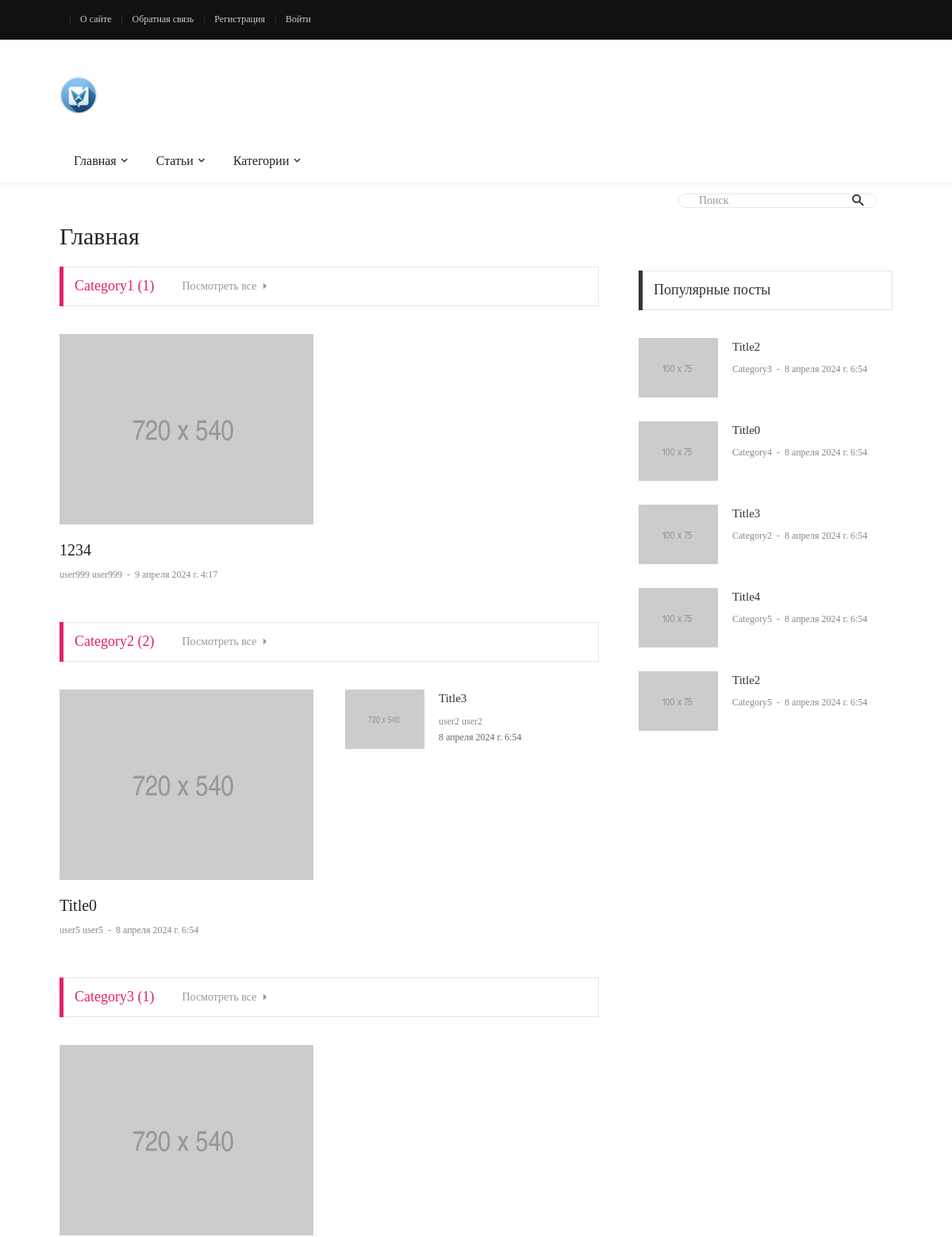
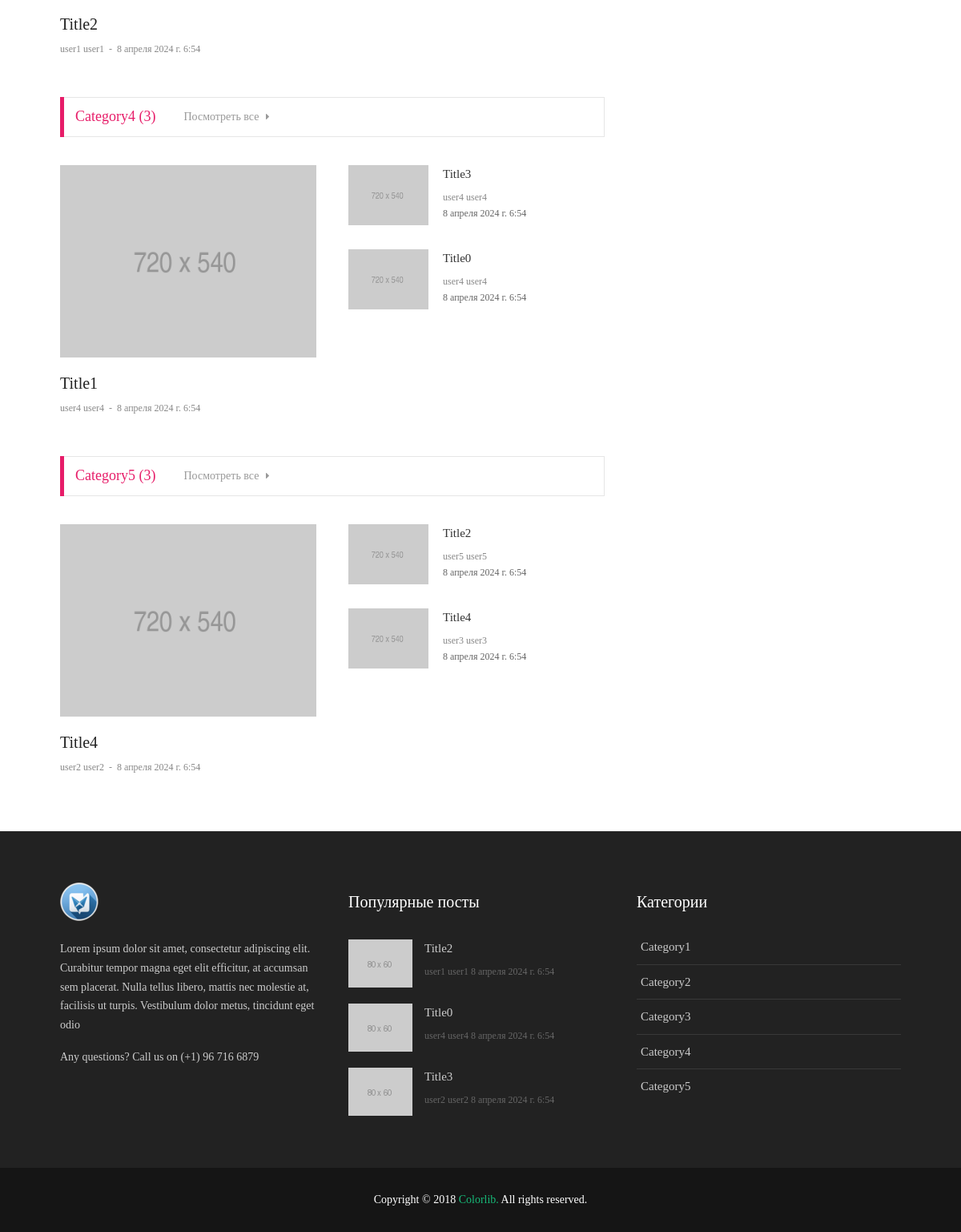
The page / on the database its author committed (2 pictures, top to bottom).
### blog/models.py (models this page shows, shortened)
class Category(models.Model):
    title = models.CharField(max_length=100, verbose_name='Название')
    description = RichTextField(verbose_name='Описание', null=True, blank=True)
    views = models.IntegerField(default=0, verbose_name='Просмотры')
    class Meta:
        ordering = ['id']
        verbose_name = 'Категория'
        verbose_name_plural = 'Категории'
    @property
    def url_name(self):
        return "home"

class Article(models.Model):
    title = models.CharField(max_length=25, verbose_name='Заголовок')
    description = models.TextField(max_length=255, verbose_name='Описание', null=True, blank=True)
    content = RichTextField(verbose_name='Содержание', null=True, blank=True)
    author = models.ForeignKey(get_user_model(), on_delete=models.CASCADE, verbose_name='Автор')
    category = models.ForeignKey(Category, on_delete=models.SET_NULL, verbose_name='Категория', null=True)
    tags = models.ManyToManyField(Tag, verbose_name='Теги', blank=True)
    views = models.IntegerField(default=0, verbose_name='Просмотры')
    is_published = models.BooleanField(default=False, verbose_name='Опубликовано')
    date_published = models.DateTimeField(auto_now_add=True, verbose_name='Дата публикации')
    change_date = models.DateTimeField(auto_now=True, verbose_name='Дата изменения')
    image = models.FileField(upload_to='images/', verbose_name='Превью', null=True, blank=True)
    fields = ['title', 'content', 'category', 'views']
    class Meta:
        ordering = ['-change_date']
        verbose_name = 'Статья'
        verbose_name_plural = 'Статьи'
    @admin.display(description="Автор")
    def author_full_name(self):
        return self.author.full_name
    @staticmethod
    def get_published_posts():
        return Article.objects.filter(is_published=True).all()
    def changed(self):
        if self.date_published != self.change_date:
            return True
        return False

class User(AbstractUser):
    bio = models.TextField(verbose_name='Биография', null=True, blank=True)
    birth_date = models.DateField(verbose_name='День рождения', null=True, blank=True)
    change_date = models.DateTimeField(auto_now=True, verbose_name='Дата изменения')
    fields = ['first_name', 'last_name', 'email', 'bio', 'birth_date']
    @property
    def full_name(self):
        return f'{self.first_name} {self.last_name}'
    """CRUD функции"""
    class Meta:
        ordering = ['-change_date']
        verbose_name = 'Автор'
        verbose_name_plural = 'Авторы'

### blog/views.py (the view)
# urls.py: path('', views.index, name='home'),
def index(request):
    context = get_context()
    category_articles = [
        {'posts': models.Article.get_published_posts().filter(category=category).all(), 'cat': category}
        for category in context['cats']]
    context['c_posts'] = category_articles
    context['title'] = 'Главная'
    return render(request, 'blog/index.html', context)

### blog/context_processors.py (called while the page is built)
def get_blog_context(request):
    return {'menu': menu, 'top_menu': top_menu, 'user_top_menu': user_top_menu}

### blog/views.py (called while the page is built)
def get_context():
    categories = models.Category.objects.all()
    pop_articles = models.Article.get_published_posts().order_by('-views')[:5]
    return {
        'cats': categories,
        'pop_posts': pop_articles,
        'search_form': forms.SearchForm
    }

### blog/templates/blog/index.html (shortened to what this page needs)
{% extends 'base.html' %}
{% load static %}
{% block content %}
<div class="col-md-10 col-lg-8">
    <div class="p-b-20">
        {% for item in c_posts %}
        {% if item.posts %}
        <div class="tab01 p-b-20">
            <div class="tab01-head how2 how2-cl1 bocl12 flex-s-c m-r-10 m-r-0-sr991">
                <h3 class="f1-m-2 cl12 tab01-title">
                    {{ item.cat.title }} ({{ item.posts|length }})
                </h3>
                <a href="{% url 'category' item.cat.title  %}" class="tab01-link f1-s-1 cl9 hov-cl10 trans-03">
                    Посмотреть все
                    <i class="fs-12 m-l-5 fa fa-caret-right"></i>
                </a>
            </div>
            <div class="tab-content p-t-35">
                <div class="tab-pane fade show active" id="tab1-1" role="tabpanel">
                    <div class="row">
                        {% with item.posts|first as p %}
                        <div class="col-sm-6 p-r-25 p-r-15-sr991">
                            <div class="m-b-30">
                                <a href="{% url 'post' p.id %}" class="wrap-pic-w hov1 trans-03">
                                    <img src="{% static 'blog/images/post-05.jpg' %}" alt="IMG">
                                </a>
                                <div class="p-t-20">
                                    <h5 class="p-b-5">
                                        <a href="{% url 'post' p.id %}"
                                           class="f1-m-3 cl2 hov-cl10 trans-03">
                                            {{ p.title }}
                                        </a>
                                    </h5>
                                    <span class="cl8">
														<a href="#" class="f1-s-4 cl8 hov-cl10 trans-03">
															{{ p.author.full_name }}
														</a>
														<span class="f1-s-3 m-rl-3">
															-
														</span>
														<span class="f1-s-3">
															{{ p.date_published }}
														</span>
													</span>
                                </div>
                            </div>
                        </div>
                        {% endwith %}
                        <div class="col-sm-6 p-r-25 p-r-15-sr991">
                            {% for p in item.posts|slice:":4" %}
                            {% if not forloop.first %}
                            <div class="flex-wr-sb-s m-b-30">
                                <a href="blog-detail-01.html" class="size-w-1 wrap-pic-w hov1 trans-03">
                                    <img src="{% static 'blog/images/post-06.jpg' %}" alt="IMG">
                                </a>
                                <div class="size-w-2">
                                    <h5 class="p-b-5">
                                        <a href="{% url 'post' p.id %}"
                                           class="f1-s-5 cl3 hov-cl10 trans-03">
                                            {{ p.title }}
                                        </a>
                                    </h5>
                                    <span class="cl8">
														<a href="#" class="f1-s-6 cl8 hov-cl10 trans-03">
															{{ p.author.full_name }}
														</a>
													</span>
                                    <div class="f1-s-3">
                                        {{ p.date_published }}
                                    </div>
                                </div>
                            </div>
                            {% endif %}
                            {% endfor %}
                        </div>
                    </div>
                </div>
            </div>
        </div>
        {% endif %}
        {% endfor %}
    </div>
</div>
<div class="col-md-5 col-lg-4 p-b-30">
    <div class="p-l-10 p-rl-0-sr991 p-t-5">
        <div>
            <div class="how2 how2-cl4 flex-s-c">
                <h3 class="f1-m-2 cl3 tab01-title">
                    Популярные посты
                </h3>
            </div>
            <ul class="p-t-35">
                {% for p in pop_posts %}
                <li class="flex-wr-sb-s p-b-30">
                    <a href="#" class="size-w-10 wrap-pic-w hov1 trans-03">
                        <img src="{% static 'blog/images/popular-post-04.jpg' %}" alt="IMG">
                    </a>
                    <div class="size-w-11">
                        <h6 class="p-b-4">
                            <a href="#" class="f1-s-5 cl3 hov-cl10 trans-03">
                                {{ p.title }}
                            </a>
                        </h6>
                        <span class="cl8 txt-center p-b-24">
											<a href="{% url 'category' p.category.title %}"
                                               class="f1-s-6 cl8 hov-cl10 trans-03">
												{{  p.category.title }}
											</a>
											<span class="f1-s-3 m-rl-3">
												-
											</span>
											<span class="f1-s-3">
												{{ p.date_published }}
											</span>
										</span>
                    </div>
                </li>
                {% endfor %}
            </ul>
        </div>
    </div>
</div>
{% endblock %}

### templates/base.html (shortened to what this page needs)
{% load static %}
{% load app_tags %}
<!DOCTYPE html>
<html lang="en">
<head>
    <link rel="stylesheet" type="text/css" href="{% static 'blog/vendor/bootstrap/css/bootstrap.min.css' %}">
    <link rel="stylesheet" type="text/css"
          href="{% static 'blog/fonts/fontawesome-5.0.8/css/fontawesome-all.min.css' %}">
    <link rel="stylesheet" type="text/css"
          href="{% static 'blog/fonts/iconic/css/material-design-iconic-font.min.css' %}">
    <link rel="stylesheet" type="text/css" href="{% static 'blog/vendor/animate/animate.css' %}">
    <link rel="stylesheet" type="text/css" href="{% static 'blog/vendor/css-hamburgers/hamburgers.min.css' %}">
    <link rel="stylesheet" type="text/css" href="{% static 'blog/vendor/animsition/css/animsition.min.css' %}">
    <link rel="stylesheet" type="text/css" href="{% static 'blog/css/util.min.css' %}">
    <link rel="stylesheet" type="text/css" href="{% static 'blog/css/main.css' %}">
</head>
<body class="animsition">
<header>
    <div class="container-menu-desktop">
        <div class="topbar">
            <div class="content-topbar container h-100">
                <div class="left-topbar">
                    {% if user.is_authenticated %}
                    {% include 'includes/menu_a.html' with
                    menu=user_top_menu
                    a_class='left-topbar-item' %}
                    {% else %}
                    {% include 'includes/menu_a.html' with
                    menu=top_menu
                    a_class='left-topbar-item' %}
                    {% endif %}
                </div>
            </div>
        </div>
        <div class="wrap-logo container">
            <div class="logo">
                <a href="{% url 'home' %}"><img src="{% static 'blog/images/logo.ico' %}" alt="LOGO"></a>
            </div>
        </div>
        <div class="wrap-main-nav">
            <div class="main-nav">
                <nav class="menu-desktop">
                    <ul class="main-menu">
                        {% with li_class='mega-menu-item' menu=menu %}
                        {% include 'includes/menu.html' %}
                        {% endwith %}
                        <li>
                            <a href="#">Категории</a>
                        </li>
                    </ul>
                </nav>
            </div>
        </div>
    </div>
</header>
<div class="container">
    <div class="headline bg0 flex-wr-sb-c p-rl-20 p-tb-8">
        <div class="pos-relative bo-1-rad-22 of-hidden bocl11 m-tb-6">
            <form action="{% url 'posts' %}">
                <input class="f1-s-1 cl6 plh9 s-full p-l-25 p-r-45" type="text" name="search" placeholder="Поиск">
                <button type="submit" class="flex-c-c size-a-1 ab-t-r fs-20 cl2 hov-cl10 trans-03">
                    <i class="zmdi zmdi-search"></i>
                </button>
            </form>
        </div>
    </div>
</div>
<section class="bg0">
    <div class="container">
        <div class="row justify-content-center">
            <div class="container p-t-4 p-b-5">
                <h2 class="f1-l-1 cl2 p-b-15">
                    {{ title }}
                </h2>
            </div>
            {% block content %}
            {% endblock %}
        </div>
    </div>
</section>
<footer>
    <div class="bg2 p-t-40 p-b-25">
        <div class="container">
            <div class="row">
                <div class="col-lg-4 p-b-20">
                    <div class="size-h-3 flex-s-c">
                        <a href="{% url 'home' %}">
                            <img class="max-s-full" src="{% static 'blog/images/logo.ico' %}" alt="LOGO">
                        </a>
                    </div>
                    <div>
                        <p class="f1-s-1 cl11 p-b-16">
                            Lorem ipsum dolor sit amet, consectetur adipiscing elit. Curabitur tempor magna eget elit
                            efficitur, at accumsan sem placerat. Nulla tellus libero, mattis nec molestie at, facilisis
                            ut turpis. Vestibulum dolor metus, tincidunt eget odio
                        </p>
                        <p class="f1-s-1 cl11 p-b-16">
                            Any questions? Call us on (+1) 96 716 6879
                        </p>
                    </div>
                </div>
                <div class="col-sm-6 col-lg-4 p-b-20">
                    <div class="size-h-3 flex-s-c">
                        <h5 class="f1-m-7 cl0">
                            Популярные посты
                        </h5>
                    </div>
                    <ul>
                        {% for p in pop_posts|slice:":3" %}
                        <li class="flex-wr-sb-s p-b-20">
                            <a href="{% url 'post' p.id %}" class="size-w-4 wrap-pic-w hov1 trans-03">
                                <img src="{% static 'blog/images/popular-post-01.jpg' %}" alt="IMG">
                            </a>
                            <div class="size-w-5">
                                <h6 class="p-b-5">
                                    <a href="{% url 'post' p.id %}" class="f1-s-5 cl11 hov-cl10 trans-03">
                                        {{ p.title }}
                                    </a>
                                </h6>
                                <span class="f1-s-3 cl6">
										{{ p.author_full_name }}
									</span>
                                <span class="f1-s-3 cl6">
										{{ p.date_published }}
									</span>
                            </div>
                        </li>
                        {% endfor %}
                    </ul>
                </div>
                <div class="col-sm-6 col-lg-4 p-b-20">
                    <div class="size-h-3 flex-s-c">
                        <h5 class="f1-m-7 cl0">
                            Категории
                        </h5>
                    </div>
                    <ul class="m-t--12">
                        {% include 'includes/menu.html' with
                        li_class='how-bor1 p-rl-5 p-tb-10'
                        a_class='f1-s-5 cl11 hov-cl10 trans-03 p-tb-8'
                        menu=cats %}
                    </ul>
                </div>
            </div>
        </div>
    </div>
    <div class="bg11">
        <div class="container size-h-4 flex-c-c p-tb-15">
				<span class="f1-s-1 cl0 txt-center">
					Copyright © 2018
					<a href="#" class="f1-s-1 cl10 hov-link1">Colorlib.</a>
					All rights reserved.
				</span>
        </div>
    </div>
</footer>
</body>
</html>

### templates/includes/menu.html (shortened to what this page needs)
{% for m in menu %}
<li class="{{ li_class }}">
    <a class="{{ a_class }}" href="{% url m.url_name %}">{{ m.title }} </a>
</li>
{% endfor %}

### rows shown on the page
Category: cat "Category1", posts|length "1", title "Category1"
Article: title "1234", author.full_name "user999 user999", date_published "9 апреля 2024 г. 4:17"
Category: cat "Category2", posts|length "2", title "Category2"
Article: title "Title0", author.full_name "user5 user5", date_published "8 апреля 2024 г. 6:54"
Article: title "Title3", author.full_name "user2 user2", date_published "8 апреля 2024 г. 6:54", category "Category2", author_full_name "user2 user2"
Category: cat "Category3", posts|length "1", title "Category3"
Article: title "Title2", author.full_name "user1 user1", date_published "8 апреля 2024 г. 6:54", category "Category3", author_full_name "user1 user1"
Category: cat "Category4", posts|length "3", title "Category4"
Article: title "Title1", author.full_name "user4 user4", date_published "8 апреля 2024 г. 6:54"
Article: title "Title3", author.full_name "user4 user4", date_published "8 апреля 2024 г. 6:54"
Article: title "Title0", author.full_name "user4 user4", date_published "8 апреля 2024 г. 6:54", category "Category4", author_full_name "user4 user4"
Category: cat "Category5", posts|length "3", title "Category5"
Article: title "Title4", author.full_name "user2 user2", date_published "8 апреля 2024 г. 6:54", category "Category5"
Article: title "Title2", author.full_name "user5 user5", date_published "8 апреля 2024 г. 6:54", category "Category5"
Article: title "Title4", author.full_name "user3 user3", date_published "8 апреля 2024 г. 6:54"

### other values the page prints
{{ m.title }} "О сайте" "Обратная связь" "Регистрация" "Войти"
{{ m.title }} "Главная" "Статьи"
{{ title }} "Главная"
